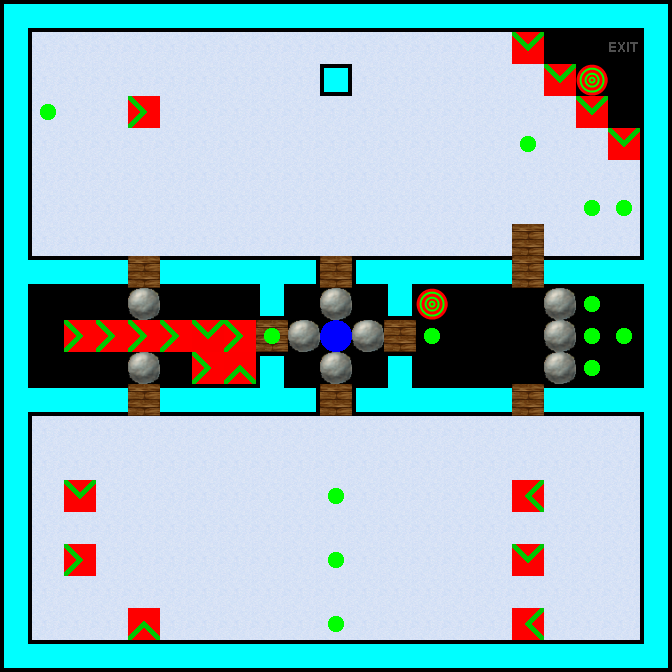

The image is a tile-based game level rendered from a .tmx file. Its description and complete source (layers, tilesets, objects, tile grids) follow:
An orthogonal 21x21 tile map with 32x32 px tiles, 4 tile layers (Layer 0, Layer 1, Layer 2, Layer 3), 5 tilesets.

<map version="1.0" orientation="orthogonal" renderorder="right-down" width="21" height="21" tilewidth="32" tileheight="32" nextobjectid="1">
 <properties>
  <property name="Description" value="This level has a secret way to win!\nWill you find it? " />
  <property name="Title" value="Level 15" />
 </properties>
 <tileset firstgid="1" name="Walls" tilewidth="32" tileheight="32" tilecount="77">
  <image source="walls.png" width="352" height="224" />
 </tileset>
 <tileset firstgid="78" name="Layer0" tilewidth="32" tileheight="32" tilecount="16">
  <image source="Layer0.png" width="256" height="64" />
 </tileset>
 <tileset firstgid="94" name="Layer1" tilewidth="32" tileheight="32" tilecount="8">
  <image source="Layer1.png" width="256" height="32" />
 </tileset>
 <tileset firstgid="102" name="Layer2" tilewidth="32" tileheight="32" tilecount="8">
  <image source="Layer2.png" width="256" height="32" />
 </tileset>
 <tileset firstgid="110" name="Layer3" tilewidth="32" tileheight="32" tilecount="8">
  <image source="Layer3.png" width="256" height="32" />
 </tileset>
 <layer name="Layer 0" width="21" height="21">
  <data encoding="csv">
5,35,35,35,35,35,35,35,35,35,35,35,35,35,35,35,35,35,35,35,7,
15,80,80,80,80,80,80,80,80,80,80,80,80,80,80,80,87,0,0,78,15,
15,80,80,80,80,80,80,80,80,80,37,80,80,80,80,80,80,87,82,0,15,
15,80,80,80,89,80,80,80,80,80,80,80,80,80,80,80,80,80,87,0,15,
15,80,80,80,80,80,80,80,80,80,80,80,80,80,80,80,80,80,80,87,15,
15,80,80,80,80,80,80,80,80,80,80,80,80,80,80,80,80,80,80,80,15,
15,80,80,80,80,80,80,80,80,80,80,80,80,80,80,80,80,80,80,80,15,
15,80,80,80,80,80,80,80,80,80,80,80,80,80,80,80,86,80,80,80,15,
16,35,35,35,35,35,35,35,6,36,81,34,6,35,35,35,35,35,35,35,18,
15,0,0,0,0,0,0,0,26,0,0,0,26,82,0,0,0,0,0,0,15,
15,0,89,89,89,89,87,89,81,0,0,0,81,0,0,0,0,0,0,0,15,
15,0,0,0,0,0,89,86,4,0,0,0,4,0,0,0,0,0,0,0,15,
16,35,35,35,35,35,35,35,28,36,81,34,28,35,35,35,35,35,35,35,18,
15,80,80,80,80,80,80,80,80,80,80,80,80,80,80,80,80,80,80,80,15,
15,80,80,80,80,80,80,80,80,80,80,80,80,80,80,80,80,80,80,80,15,
15,80,87,80,80,80,80,80,80,80,80,80,80,80,80,80,88,80,80,80,15,
15,80,80,80,80,80,80,80,80,80,80,80,80,80,80,80,80,80,80,80,15,
15,80,89,80,80,80,80,80,80,80,80,80,80,80,80,80,87,80,80,80,15,
15,80,80,80,80,80,80,80,80,80,80,80,80,80,80,80,80,80,80,80,15,
15,80,80,80,86,80,80,80,80,80,80,80,80,80,80,80,88,80,80,80,15,
27,35,35,35,35,35,35,35,35,35,35,35,35,35,35,35,35,35,35,35,29
</data>
 </layer>
 <layer name="Layer 1" width="21" height="21">
  <data encoding="csv">
0,0,0,0,0,0,0,0,0,0,0,0,0,0,0,0,0,0,0,0,0,
0,0,0,0,0,0,0,0,0,0,0,0,0,0,0,0,0,0,0,0,0,
0,0,0,0,0,0,0,0,0,0,0,0,0,0,0,0,0,0,0,0,0,
0,0,0,0,0,0,0,0,0,0,0,0,0,0,0,0,0,0,0,0,0,
0,0,0,0,0,0,0,0,0,0,0,0,0,0,0,0,0,0,0,0,0,
0,0,0,0,0,0,0,0,0,0,0,0,0,0,0,0,0,0,0,0,0,
0,0,0,0,0,0,0,0,0,0,0,0,0,0,0,0,0,0,0,0,0,
0,0,0,0,0,0,0,0,0,0,0,0,0,0,0,0,94,0,0,0,0,
0,0,0,0,94,0,0,0,0,0,94,0,0,0,0,0,94,0,0,0,0,
0,0,0,0,0,0,0,0,0,0,0,0,0,0,0,0,0,0,0,0,0,
0,0,0,0,0,0,0,0,94,0,0,0,94,0,0,0,0,0,0,0,0,
0,0,0,0,0,0,0,0,0,0,0,0,0,0,0,0,0,0,0,0,0,
0,0,0,0,94,0,0,0,0,0,94,0,0,0,0,0,94,0,0,0,0,
0,0,0,0,0,0,0,0,0,0,0,0,0,0,0,0,0,0,0,0,0,
0,0,0,0,0,0,0,0,0,0,0,0,0,0,0,0,0,0,0,0,0,
0,0,0,0,0,0,0,0,0,0,0,0,0,0,0,0,0,0,0,0,0,
0,0,0,0,0,0,0,0,0,0,0,0,0,0,0,0,0,0,0,0,0,
0,0,0,0,0,0,0,0,0,0,0,0,0,0,0,0,0,0,0,0,0,
0,0,0,0,0,0,0,0,0,0,0,0,0,0,0,0,0,0,0,0,0,
0,0,0,0,0,0,0,0,0,0,0,0,0,0,0,0,0,0,0,0,0,
0,0,0,0,0,0,0,0,0,0,0,0,0,0,0,0,0,0,0,0,0
</data>
 </layer>
 <layer name="Layer 2" width="21" height="21">
  <data encoding="csv">
0,0,0,0,0,0,0,0,0,0,0,0,0,0,0,0,0,0,0,0,0,
0,0,0,0,0,0,0,0,0,0,0,0,0,0,0,0,0,0,0,0,0,
0,0,0,0,0,0,0,0,0,0,0,0,0,0,0,0,0,0,0,0,0,
0,0,0,0,0,0,0,0,0,0,0,0,0,0,0,0,0,0,0,0,0,
0,0,0,0,0,0,0,0,0,0,0,0,0,0,0,0,0,0,0,0,0,
0,0,0,0,0,0,0,0,0,0,0,0,0,0,0,0,0,0,0,0,0,
0,0,0,0,0,0,0,0,0,0,0,0,0,0,0,0,0,0,0,0,0,
0,0,0,0,0,0,0,0,0,0,0,0,0,0,0,0,0,0,0,0,0,
0,0,0,0,0,0,0,0,0,0,0,0,0,0,0,0,0,0,0,0,0,
0,0,0,0,102,0,0,0,0,0,102,0,0,0,0,0,0,102,0,0,0,
0,0,0,0,0,0,0,0,0,102,0,102,0,0,0,0,0,102,0,0,0,
0,0,0,0,102,0,0,0,0,0,102,0,0,0,0,0,0,102,0,0,0,
0,0,0,0,0,0,0,0,0,0,0,0,0,0,0,0,0,0,0,0,0,
0,0,0,0,0,0,0,0,0,0,0,0,0,0,0,0,0,0,0,0,0,
0,0,0,0,0,0,0,0,0,0,0,0,0,0,0,0,0,0,0,0,0,
0,0,0,0,0,0,0,0,0,0,0,0,0,0,0,0,0,0,0,0,0,
0,0,0,0,0,0,0,0,0,0,0,0,0,0,0,0,0,0,0,0,0,
0,0,0,0,0,0,0,0,0,0,0,0,0,0,0,0,0,0,0,0,0,
0,0,0,0,0,0,0,0,0,0,0,0,0,0,0,0,0,0,0,0,0,
0,0,0,0,0,0,0,0,0,0,0,0,0,0,0,0,0,0,0,0,0,
0,0,0,0,0,0,0,0,0,0,0,0,0,0,0,0,0,0,0,0,0
</data>
 </layer>
 <layer name="Layer 3" width="21" height="21">
  <data encoding="csv">
0,0,0,0,0,0,0,0,0,0,0,0,0,0,0,0,0,0,0,0,0,
0,0,0,0,0,0,0,0,0,0,0,0,0,0,0,0,0,0,0,0,0,
0,0,0,0,0,0,0,0,0,0,0,0,0,0,0,0,0,0,0,0,0,
0,111,0,0,0,0,0,0,0,0,0,0,0,0,0,0,0,0,0,0,0,
0,0,0,0,0,0,0,0,0,0,0,0,0,0,0,0,111,0,0,0,0,
0,0,0,0,0,0,0,0,0,0,0,0,0,0,0,0,0,0,0,0,0,
0,0,0,0,0,0,0,0,0,0,0,0,0,0,0,0,0,0,111,111,0,
0,0,0,0,0,0,0,0,0,0,0,0,0,0,0,0,0,0,0,0,0,
0,0,0,0,0,0,0,0,0,0,0,0,0,0,0,0,0,0,0,0,0,
0,0,0,0,0,0,0,0,0,0,0,0,0,0,0,0,0,0,111,0,0,
0,0,0,0,0,0,0,0,111,0,110,0,0,111,0,0,0,0,111,111,0,
0,0,0,0,0,0,0,0,0,0,0,0,0,0,0,0,0,0,111,0,0,
0,0,0,0,0,0,0,0,0,0,0,0,0,0,0,0,0,0,0,0,0,
0,0,0,0,0,0,0,0,0,0,0,0,0,0,0,0,0,0,0,0,0,
0,0,0,0,0,0,0,0,0,0,0,0,0,0,0,0,0,0,0,0,0,
0,0,0,0,0,0,0,0,0,0,111,0,0,0,0,0,0,0,0,0,0,
0,0,0,0,0,0,0,0,0,0,0,0,0,0,0,0,0,0,0,0,0,
0,0,0,0,0,0,0,0,0,0,111,0,0,0,0,0,0,0,0,0,0,
0,0,0,0,0,0,0,0,0,0,0,0,0,0,0,0,0,0,0,0,0,
0,0,0,0,0,0,0,0,0,0,111,0,0,0,0,0,0,0,0,0,0,
0,0,0,0,0,0,0,0,0,0,0,0,0,0,0,0,0,0,0,0,0
</data>
 </layer>
</map>
